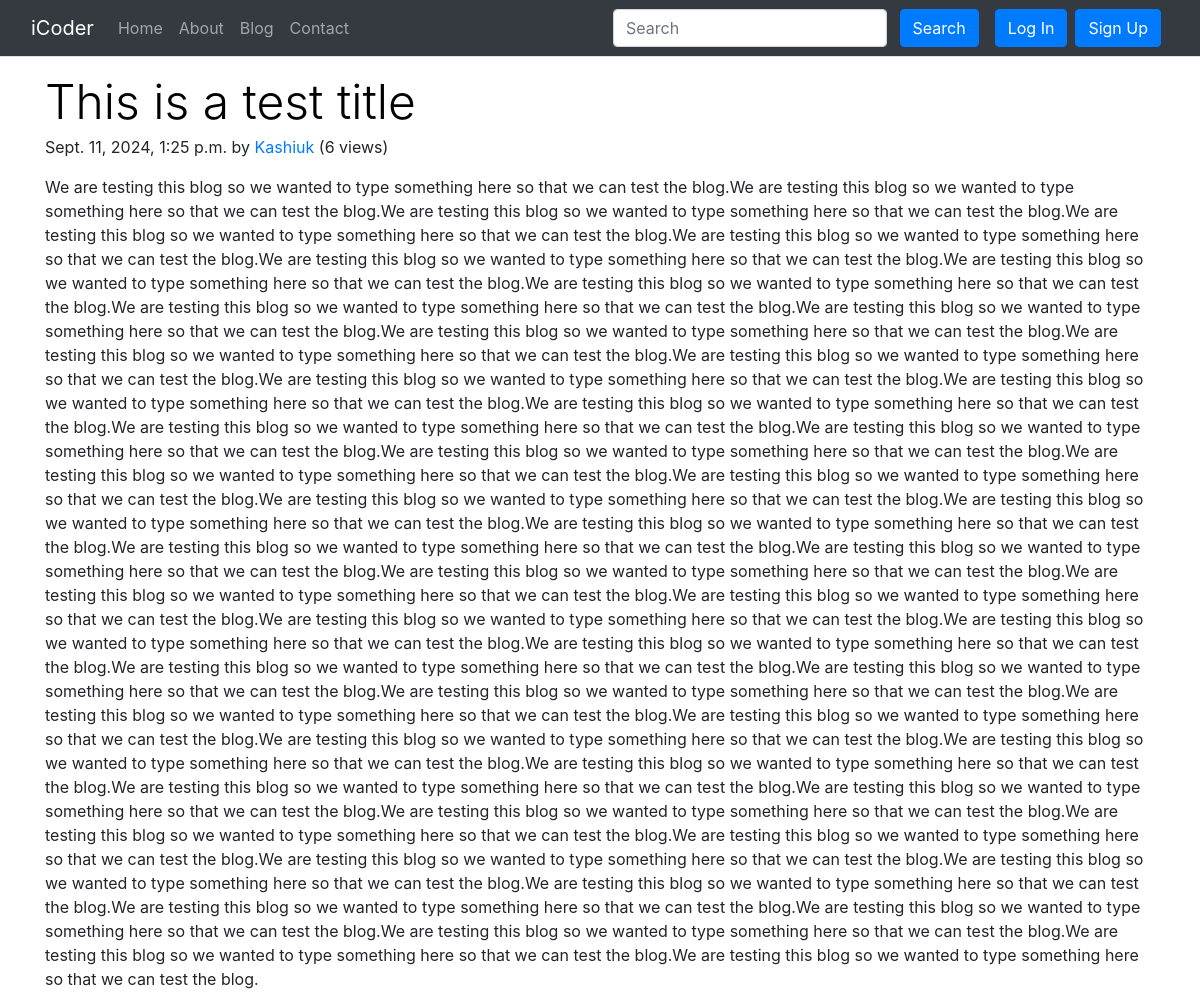
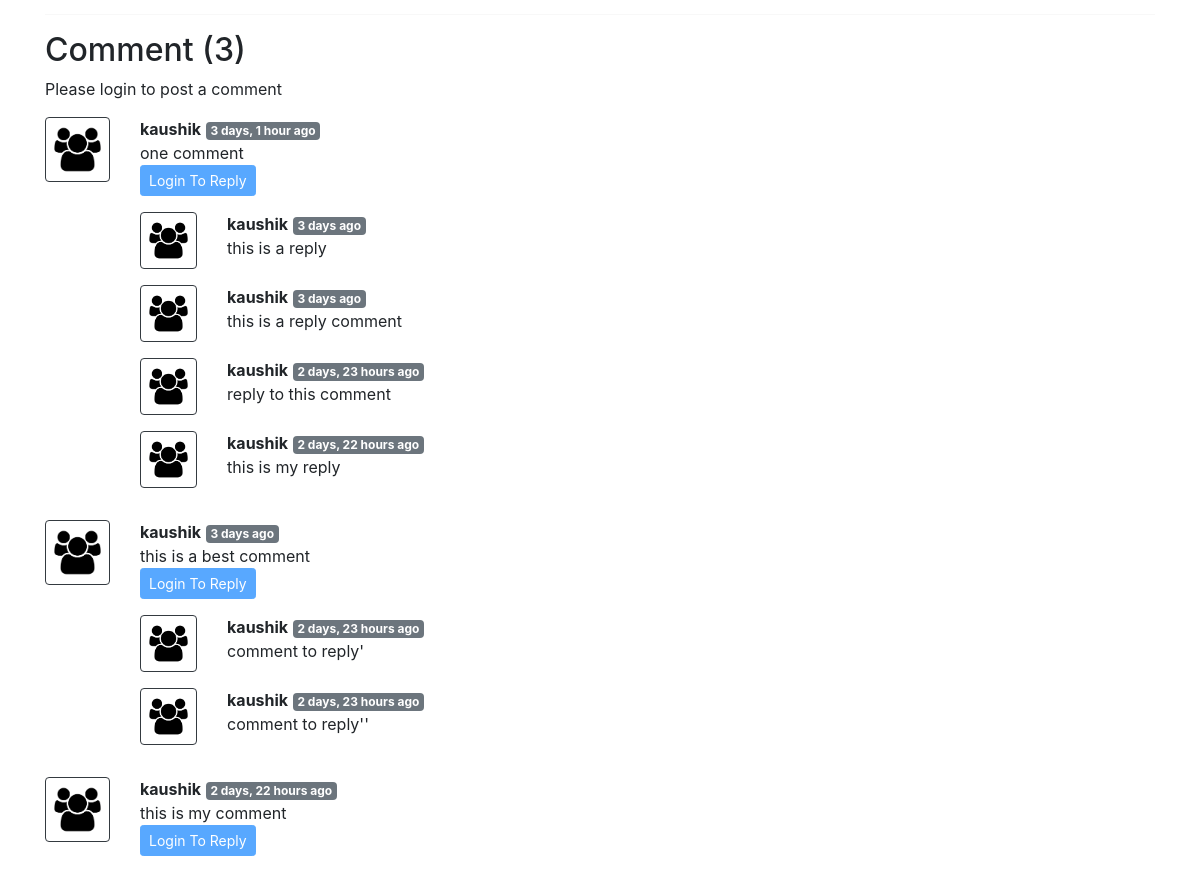
/blog/first-post, run on the app's committed database (2 pictures, top to bottom).
### Blog/models.py (models this page shows, shortened)
class Post(models.Model):
    sno = models.AutoField(primary_key=True)
    title = models.CharField(max_length=255)
    content = models.TextField()
    author = models.CharField(max_length=13)
    slug = models.CharField(max_length=130)
    views = models.IntegerField(default=0)
    timeStamp = models.DateTimeField(blank=True)

class BlogComment(models.Model):
    sno = models.AutoField(primary_key=True)
    comment = models.TextField()
    user = models.ForeignKey(User, on_delete=models.CASCADE)
    post = models.ForeignKey(Post, on_delete=models.CASCADE)
    parent = models.ForeignKey("self", on_delete=models.CASCADE, null=True)
    timestamp = models.DateTimeField(default=now)
    def __str__(self):
        return self.comment[0:13] + "..." + " by " + self.user.username

### Blog/views.py (the view)
# urls.py: path('<str:slug>', views.blogPost, name='blogPost'),
def blogPost(request, slug):
    post = Post.objects.filter(slug=slug).first()
    post.views = post.views + 1
    post.save()
    comments = BlogComment.objects.filter(post=post, parent=None)
    replies = BlogComment.objects.filter(post=post).exclude(parent=None)
    replyDict={}
    for reply in replies:
        if reply.parent.sno not in replyDict.keys():
            replyDict[reply.parent.sno]=[reply]
        else:
            replyDict[reply.parent.sno].append(reply)
    print(replyDict)
    context = {"post": post, "comments": comments, "user": request.user,'replyDict': replyDict}
    return render(request, "Blog/blogPost.html", context)

### Blog/templatetags/extras.py (called while the page is built)
@register.filter(name='get_val')
def get_val(dict,key):
    return dict.get(key)

### Templates/Blog/blogPost.html (shortened to what this page needs)
{% extends 'base.html' %}
{% block body %}
{% load humanize %}
{% load extras %}
<div class="container my-3">
  <article class="blog-post">
    <h2 class="display-5 link-body-emphasis mb-1">{{post.title}}</h2>
    <p class="blog-post-meta">{{post.timeStamp}} by <a href="/about"> {{post.author}}</a> (<span>{{post.views}} views</span>) </p>
    <p>{{post.content|safe}}</p>
    <hr>
</div>
<div class="container">
  <h2>Comment ({{comments.count}})</h2>
  <div class="my-2">
    {% if user.is_authenticated %}
    <form action="/blog/postComment" method="post"> {% csrf_token %}
      <div class="form-group">
        <label for="exampleInputEmail1">Post Comment</label>
        <input type="text" class="form-control" name="comment" placeholder="Enter comment here">
      </div>
      <input type="hidden" name="postSno" value="{{post.sno}}">
      <input type="hidden" name="parentSno" value="{{comment.sno}}">
      <button type="submit" class="btn btn-primary">Submit</button>
    </form>
    {% else %}
    <p>Please login to post a comment</p>
    {% endif %}
  </div>
  {% for comment in comments %}
  <div class="row my-3">
    <div class="col-md-1">
      <img class="rounded mx-auto d-block w-100 p-2 border border-dark" src="/static/img/user.png" alt="user">
    </div>
    <div class="col-md-11">
      <b>{{comment.user.username}}</b> <span class="badge text-bg-secondary">{{comment.timestamp | naturaltime }}</span>
      <div>{{comment.comment}}</div>
      <div class="reply mx-0">
        {% if user.is_authenticated %}
        <button class="btn btn-sm btn-primary" type="button" data-bs-toggle="collapse"
          data-bs-target="#replyBox{{comment.sno}}" aria-expanded="false" aria-controls="replyBox{{comment.sno}}">
          Reply
        </button>
        <div class="collapse" id="replyBox{{comment.sno}}">
          <div class="card card-body my-2">
            <form action="/blog/postComment" method="post"> {% csrf_token %}
              <div class="form-group">
                <label for="comment">Post a Reply</label>
                <input type="text" class="form-control" name="comment" placeholder="Enter comment here">
                <input type="hidden" name="parentSno" value="{{comment.sno}}">
              </div>
              <input type="hidden" name="postSno" value="{{post.sno}}">
              <button type="submit" class="btn btn-primary">Submit</button>
            </form>
          </div>
        </div>
        {% else %}
        <button class="btn btn-sm btn-primary" type="button" data-bs-toggle="collapse"
          data-bs-target="#replyBox{{comment.sno}}" aria-expanded="false" aria-controls="replyBox{{comment.sno}}"
          disabled>
          Login To Reply
        </button>
        {% endif %}
        <div class="replies my-2">
          {% for reply in replyDict|get_val:comment.sno %}
          <div class="row my-3">
            <div class="col-md-1">
              <img class="rounded mx-auto d-block w-100 p-2 border border-dark" src="/static/img/user.png" alt="user">
            </div>
            <div class="col-md-11">
              <b>{{reply.user.username}}</b> <span class="badge text-bg-secondary">{{reply.timestamp | naturaltime }}</span>
              <div>{{reply.comment}}</div>
            </div>
            <br>
          </div>
          {% endfor %}
        </div>
      </div>
    </div>
  </div>
  {% endfor %}
</div>
{% endblock body %}

### Templates/base.html (shortened to what this page needs)
<!doctype html>
<html lang="en">
<head>
    <link href="https://cdn.jsdelivr.net/npm/bootstrap@5.3.3/dist/css/bootstrap.min.css" rel="stylesheet"
>
    <link rel="stylesheet" href="https://cdn.jsdelivr.net/npm/bootstrap@4.6.2/dist/css/bootstrap.min.css"
>
</head>
<body>
    <nav class="navbar navbar-expand-lg bg-body-tertiary bg-dark border-bottom border-body" data-bs-theme="dark">
        <div class="container-fluid">
            <a class="navbar-brand" href="/">iCoder</a>
            <div class="collapse navbar-collapse" id="navbarSupportedContent">
                <ul class="navbar-nav me-auto mb-2 mb-lg-0">
                    <li class="nav-item">
                        <a class="nav-link {% block homeactive %} {% endblock homeactive %}" aria-current="page"
                            href="/">Home</a>
                    </li>
                    <li class="nav-item">
                        <a class="nav-link  {% block aboutactive %} {% endblock aboutactive %}" href="/about">About</a>
                    </li>
                    <li class="nav-item">
                        <a class="nav-link  {% block blogactive %} {% endblock blogactive %}" href="/blog">Blog</a>
                    </li>
                    <li class="nav-item">
                        <a class="nav-link  {% block contactactive %} {% endblock contactactive %}"
                            href="/contact">Contact</a>
                    </li>
                </ul>
                <div class="ml-auto form-inline">
                    <form method="get" action="/search" class="mx-3" role="search">
                        <input class="form-control me-2" type="search" placeholder="Search" aria-label="Search"
                            name="query" id="query">
                        <button class="btn btn-primary" type="submit">Search</button>
                    </form>
                    {% if user.is_authenticated %}
                    <ul class="navbar-nav ml-auto mb-2 mb-lg-0">
                        <li class="nav-item dropdown">
                            <a class="nav-link dropdown-toggle" href="#" role="button" data-bs-toggle="dropdown"
                                aria-expanded="false">
                                Welcome {{request.user}}
                            </a>
                            <ul class="dropdown-menu">
                                <li><a class="dropdown-item" href="/logout">Logout</a></li>
                            </ul>
                        </li>
                    </ul>
                    {% else %}
                    <button type="button" class="btn btn-primary mr-2" data-bs-toggle="modal"
                        data-bs-target="#loginModal">
                        Log In
                    </button>
                    <button type="button" class="btn btn-primary mr-2" data-bs-toggle="modal"
                        data-bs-target="#signupModal">
                        Sign Up
                    </button>
                    {% endif %}
                </div>
            </div>
        </div>
    </nav>
    {% block body %}{% endblock body %}
</body>
</html>

### data on the page
Post: title "This is a test title", timeStamp "Sept. 11, 2024, 1:25 p.m.", author "Kashiuk", views "6", content "We are testing this blog so we wanted to type something here so that we can test the blog.We are testing this blog so we wanted to type something here so that we can test the blog.We are testing this blog so we wanted to type something here so that we can test the blog.We are testing this blog so we wanted to type something here so that we can test the blog.We are testing this blog so we wanted to type something here so that we can test the blog.We are testing this blog so we wanted to type something here so that we can test the blog.We are testing this blog so we wanted to type something here so that we can test the blog.We are testing this blog so we wanted to type something here so that…"
BlogComment: user.username "kaushik", timestamp "3 days, 1 hour ago", comment "one comment"
BlogComment: user.username "kaushik", timestamp "3 days ago", comment "this is a reply"
BlogComment: user.username "kaushik", timestamp "3 days ago", comment "this is a reply comment"
BlogComment: user.username "kaushik", timestamp "2 days, 23 hours ago", comment "reply to this comment"
BlogComment: user.username "kaushik", timestamp "2 days, 22 hours ago", comment "this is my reply"
BlogComment: user.username "kaushik", timestamp "3 days ago", comment "this is a best comment"
BlogComment: user.username "kaushik", timestamp "2 days, 23 hours ago", comment "comment to reply'"
BlogComment: user.username "kaushik", timestamp "2 days, 23 hours ago", comment "comment to reply''"
BlogComment: user.username "kaushik", timestamp "2 days, 22 hours ago", comment "this is my comment"

### other printed values
{{ comments.count }} "3"
